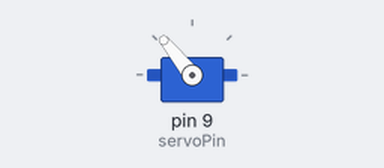
A sketch run on a simulated Arduino Uno, built with avr-gcc and run on an emulated ATmega328P. Parts: servo.

Above: at 0.2 s.
At 4.8 s:
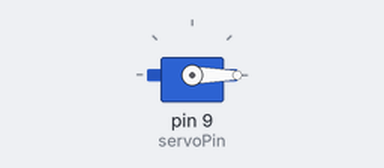
Timing chart, 0 to 6.3 s (numbered marks = the images above):
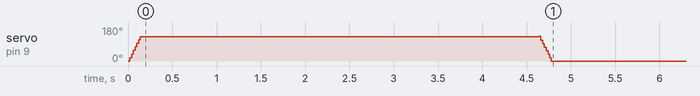

Measured:
- by itself, servo on pin 9 (servoPin): rises from 0° to 130° in 4.6 s, then falls to 0° in 0.14 s

The sketch:

sketch_oct05a.ino
```cpp
#include <Servo.h>

Servo servo;

int servoPin = 9;
int angle = 0;


void setup() {
  servo.attach(servoPin);
  servo.write(angle);
for(angle = 0; angle < 130; angle++){
    servo.write(angle);
    delay(1);
  }
  delay(4500);
  for(angle = 130; angle > 0; angle--){
    servo.write(angle);
    delay(1);
  }
}

void loop() {
 servo.write(angle);
}
```
